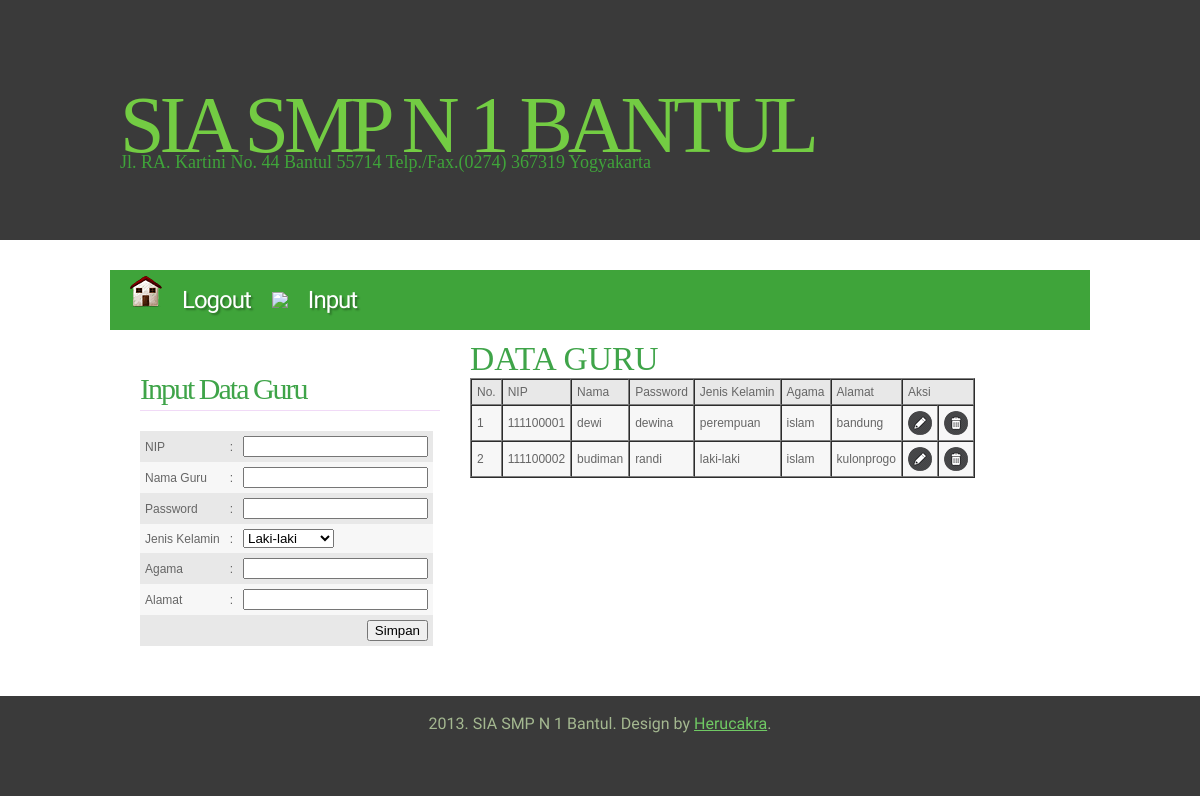
/data_guru.php (signed in), run on the app's committed database.
### tables this page shows
CREATE TABLE IF NOT EXISTS `guru` (
  `nip` varchar(20) NOT NULL,
  `nm_guru` varchar(30) NOT NULL,
  `pass_guru` varchar(20) NOT NULL,
  `jk` varchar(10) NOT NULL,
  `agama` varchar(10) NOT NULL,
  `alamat` text NOT NULL,
  PRIMARY KEY (`nip`)
);

### data_guru.php (the view, shortened to what this page needs)
<html>
<head>
<link href="style.css" rel="stylesheet" type="text/css" media="screen" />
</head>
<body>
<div id="wrapper">
	<div id="header-wrapper">
		<div id="header">
			<div id="logo">
				<h1><a href="#">SIA SMP N 1 Bantul</a></h1>
				<p>Jl. RA. Kartini No. 44 Bantul 55714 Telp./Fax.(0274) 367319 Yogyakarta</p>
			</div>
		</div>
	</div>
	<div id="menu-wrapper">
		<ul id="menu">
			<li><a href="logout.php"><img src ="images/home.png" /><span>Logout</span></a></li>
		<li><img src ="images/nilai.png" /><span>Input</span></a>
		</li>
		</ul>
	</div>
	<div id="page">
		<div id="content">
			<div class="contentbg">
				<h2>DATA GURU</h2>
				<table border="1" cellpadding="5" cellspacing="0">
    <tbody>
        <tr class='dark'>
			<td>No.</td>
            <td>NIP</td>
			<td>Nama</td>
			<td>Password</td>
			<td>Jenis Kelamin</td>
            <td>Agama</td>
            <td>Alamat</td>
			<td colspan="2">Aksi</td>
        </tr>
    <?php
    $query = mysql_query("select * from guru");
    $no = 1;
    while ($data = mysql_fetch_array($query)) {
    ?>
        <tr class='light'>
		<td><?php echo $no; ?></td>
            <td><?php echo $data['nip']; ?></td>
            <td><?php echo $data['nm_guru']; ?></td>
			<td><?php echo $data['pass_guru']; ?></td>
            <td><?php echo $data['jk']; ?></td>
            <td><?php echo $data['agama']; ?></td>
			<td><?php echo $data['alamat']; ?></td>
            <td><a href="edit_guru.php?nip=<?php echo $data['nip']; ?>"><img src ="images/edit.png" /></a></td>
			<td><a href="deleteG.php?nip=<?php echo $data['nip']; ?>"><img src ="images/bin.png" /></a></td>
        </tr>
    <?php
        $no++;
    }
    ?>
    </tbody>
</table>
			</div>
		</div>
		<div id="sidebar-bg">
			<div id="sidebar">
				<h2 class="title">Input Data Guru</h2>
<form name="input_data" action="insertG.php" method="post">
<table border="0" cellpadding="5" cellspacing="0">
    <tbody>
        <tr class='dark'>
            <td>NIP</td>
            <td>:</td>
            <td><input type="text" name="nip" required="required" /></td>
        </tr>
        <tr class='light'>
            <td>Nama Guru</td>
            <td>:</td>
            <td><input type="text" name="nm_guru" required="required" /></td>
        </tr>
        <tr class='dark'>
            <td>Password</td>
            <td>:</td>
            <td><input type="text" name="pass_guru" required="required"> </textarea></td>
        </tr>
        <tr class='light'>
            <td>Jenis Kelamin</td>
			<td>:</td>
			<td><select name="jk">
				<option value="L">Laki-laki</option>
				</select></td>
        </tr>
        <tr class='dark'>
            <td>Agama</td>
            <td>:</td>
            <td><input type="text" name="agama"  required="required" /></td>
        </tr>
		<tr class='light'>
            <td>Alamat</td>
            <td>:</td>
            <td><input type="year" name="alamat" required="required" /></td>
        </tr>
        <tr class='dark'>
            <td align="right" colspan="3"><input type="submit" name="submit" value="Simpan" /></td>
        </tr>
    </tbody>
</table>
</form>
			</div>
		</div>
		<div style="clear: both;">&nbsp;</div>
	</div>
</div>
<div id="footer">
	<p>2013. SIA SMP N 1 Bantul. Design by <a href="http://www.smpn1bantul.net">Herucakra</a>.</p>
</div>
</body>
</html>

### style.css (style rules this page uses)
body { margin: 0; padding: 0; background: #FFFFFF; font-family: Arial, Helvetica, sans-serif; font-size: 14px; color: #181B20; }
h1, h2, h3 { margin: 0px; padding: 0px; font-family: 'Arvo', serif; font-weight: 400; color: #3FA449; }
table tbody { font-size: 12px; }
table tbody tr.light { color:#666666; background-color:#F7F7F7; }
table tbody tr.dark { color:#666666; background-color:#E8E8E8; }
h1 { font-size: 2em; }
h2 { font-size: 2.4em; }
p, ul, ol { margin-top: 0; line-height: 180%; }
a { text-decoration: none; color: #9C9A9A; }
#wrapper { margin: 0 auto; padding: 0; }
#header-wrapper { height: 240px; background: #3A3A3A; margin-bottom: 30px; }
#header { width: 960px; height: 240px; margin: 0 auto; }
#logo { width: 980px; height: 100px; margin: 0px auto; padding: 80px 0px 0px 0px; color: #3FA43A; }
#logo h1, #logo p { display: block; margin: 0px; padding: 0px; }
#logo h1 { letter-spacing: -5px; text-align: left; text-transform: uppercase; font-size: 80px; color: #3FA43A; }
#logo h1 a { color: #73CC43; }
#logo p { margin-top: -25px; text-align: left; font-family: 'Arvo', serif; font-size: 18px; }
#logo a { border: none; background: none; text-decoration: none; color: #3FA43A; }
#menu-wrapper { width: 980px; height: 60px; margin: 0px auto; padding: 0px; background: #3FA43A; }
#menu { margin: 0; padding: 0px 20px; list-style: none; line-height: 60px; letter-spacing: -1px; text-decoration: none; text-shadow: 2px 2px 2px rgba(0,0,0,.3); font-family: 'Abel', sans-serif; font-size: 24px; font-weight: normal; color: #FFFFFF; }
#menu li { float: left; margin-right: 1px; }
#menu a { display: block; float: left; height: 60px; margin: 0px; color: #FFFFFF; }
#menu span { padding: 0px 20px; }
#page { width: 980px; margin: 0px auto; padding: 0px; }
#content { float: right; width: 650px; }
#content .contentbg { width: 590px; padding: 10px 30px 0px 30px; }
#sidebar-bg { float: left; width: 330px; }
#sidebar { overflow: hidden; width: 300px; padding: 30px 30px 20px 30px; }
#sidebar h2 { height: 38px; margin-bottom: 20px; padding: 12px 0 0 0px; border-bottom: 1px solid #F1DAF7; letter-spacing: -2px; font-size: 30px; color: #3FA449; }
#footer { height: 100px; background: #3A3A3A; }
#footer p { margin: 0; padding-top: 18px; line-height: normal; text-align: center; font-family: 'Abel', sans-serif; font-size: 16px; color: #A4B890; }
#footer a { text-decoration: underline; color: #70C964; }

### data on the page
guru: nip "111100001", nm_guru "dewi", pass_guru "dewina", jk "perempuan", agama "islam", alamat "bandung"
guru: nip "111100002", nm_guru "budiman", pass_guru "randi", jk "laki-laki", agama "islam", alamat "kulonprogo"
